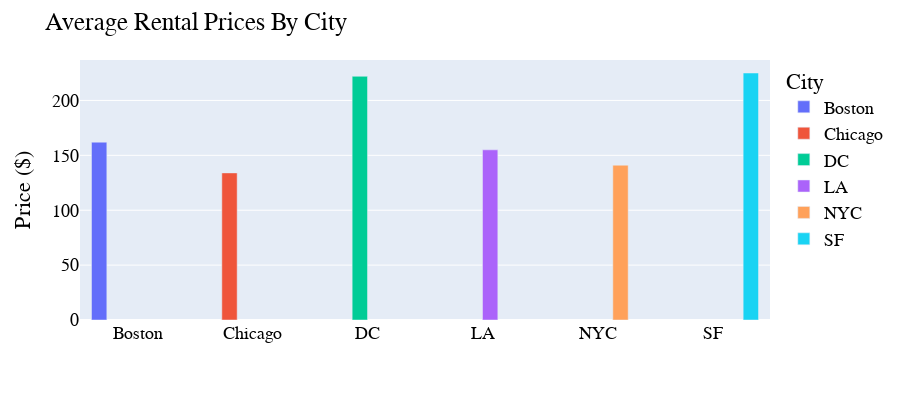

Notebook source saved alongside this figure:
### Code cell
import plotly.express as px
fig = px.bar(city_cost, x="city", y="log_price",
             color='city', barmode='group',
             height=400)
fig.update_layout(
    title="Average Rental Prices By City",
    xaxis_title="",
    yaxis_title="Price ($)",
    legend_title="City",
    font=dict(
        family="Courier New, monospace",
        size=18,
        color="Black"
    )
)
fig.show()

### Figure 1 — Plotly figure (JSON) as saved in the notebook; plotly's stock layout.template omitted (floating-point values rounded to 4 significant figures)
{"data": [{"alignmentgroup": "True", "hovertemplate": "city=%{x}<br>log_price=%{y}<extra></extra>", "legendgroup": "Boston", "marker": {"color": "#636efa"}, "name": "Boston", "offsetgroup": "Boston", "orientation": "v", "showlegend": true, "textposition": "auto", "type": "bar", "x": ["Boston"], "xaxis": "x", "y": [162], "yaxis": "y"}, {"alignmentgroup": "True", "hovertemplate": "city=%{x}<br>log_price=%{y}<extra></extra>", "legendgroup": "Chicago", "marker": {"color": "#EF553B"}, "name": "Chicago", "offsetgroup": "Chicago", "orientation": "v", "showlegend": true, "textposition": "auto", "type": "bar", "x": ["Chicago"], "xaxis": "x", "y": [134], "yaxis": "y"}, {"alignmentgroup": "True", "hovertemplate": "city=%{x}<br>log_price=%{y}<extra></extra>", "legendgroup": "DC", "marker": {"color": "#00cc96"}, "name": "DC", "offsetgroup": "DC", "orientation": "v", "showlegend": true, "textposition": "auto", "type": "bar", "x": ["DC"], "xaxis": "x", "y": [222], "yaxis": "y"}, {"alignmentgroup": "True", "hovertemplate": "city=%{x}<br>log_price=%{y}<extra></extra>", "legendgroup": "LA", "marker": {"color": "#ab63fa"}, "name": "LA", "offsetgroup": "LA", "orientation": "v", "showlegend": true, "textposition": "auto", "type": "bar", "x": ["LA"], "xaxis": "x", "y": [155], "yaxis": "y"}, {"alignmentgroup": "True", "hovertemplate": "city=%{x}<br>log_price=%{y}<extra></extra>", "legendgroup": "NYC", "marker": {"color": "#FFA15A"}, "name": "NYC", "offsetgroup": "NYC", "orientation": "v", "showlegend": true, "textposition": "auto", "type": "bar", "x": ["NYC"], "xaxis": "x", "y": [141], "yaxis": "y"}, {"alignmentgroup": "True", "hovertemplate": "city=%{x}<br>log_price=%{y}<extra></extra>", "legendgroup": "SF", "marker": {"color": "#19d3f3"}, "name": "SF", "offsetgroup": "SF", "orientation": "v", "showlegend": true, "textposition": "auto", "type": "bar", "x": ["SF"], "xaxis": "x", "y": [225], "yaxis": "y"}], "layout": {"barmode": "group", "font": {"color": "Black", "family": "Courier New, monospace", "size": 18}, "height": 400, "legend": {"title": {"text": "City"}, "tracegroupgap": 0}, "margin": {"t": 60}, "title": {"text": "Average Rental Prices By City"}, "xaxis": {"anchor": "y", "categoryarray": ["Boston", "Chicago", "DC", "LA", "NYC", "SF"], "categoryorder": "array", "domain": [0, 1], "title": {"text": ""}}, "yaxis": {"anchor": "x", "domain": [0, 1], "title": {"text": "Price ($)"}}}}
